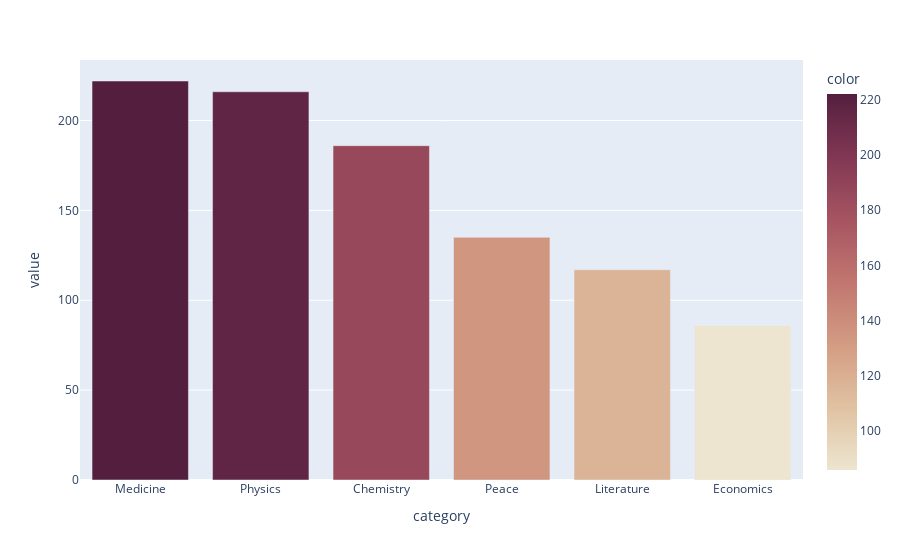

Here is the notebook cell this chart was saved with:
### Code cell
# C2. Create a plotly bar chart with the number of prizes awarded by category.
award_per_category = df_data["category"].value_counts()

v_bar = px.bar(
    award_per_category,
    color=award_per_category.values,
    color_continuous_scale="Brwnyl",
)

v_bar.show()

### Figure 1 — Plotly figure (JSON) as saved in the notebook; plotly's stock layout.template omitted (floating-point values rounded to 4 significant figures)
{"data": [{"alignmentgroup": "True", "hovertemplate": "category=%{x}<br>value=%{y}<br>color=%{marker.color}<extra></extra>", "legendgroup": "", "marker": {"color": [222, 216, 186, 135, 117, 86], "coloraxis": "coloraxis", "pattern": {"shape": ""}}, "name": "", "offsetgroup": "", "orientation": "v", "showlegend": false, "textposition": "auto", "type": "bar", "x": ["Medicine", "Physics", "Chemistry", "Peace", "Literature", "Economics"], "xaxis": "x", "y": [222, 216, 186, 135, 117, 86], "yaxis": "y"}], "layout": {"barmode": "relative", "coloraxis": {"colorbar": {"title": {"text": "color"}}, "colorscale": [[0, "rgb(237, 229, 207)"], [0.1667, "rgb(224, 194, 162)"], [0.3333, "rgb(211, 156, 131)"], [0.5, "rgb(193, 118, 111)"], [0.6667, "rgb(166, 84, 97)"], [0.8333, "rgb(129, 55, 83)"], [1, "rgb(84, 31, 63)"]]}, "legend": {"tracegroupgap": 0}, "margin": {"t": 60}, "xaxis": {"anchor": "y", "domain": [0, 1], "title": {"text": "category"}}, "yaxis": {"anchor": "x", "domain": [0, 1], "title": {"text": "value"}}}}
